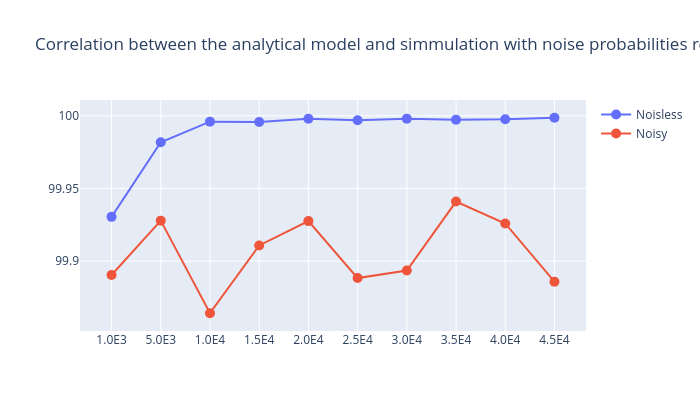

The notebook cell this image was saved under:
### Code cell
# Configuración del subplot
fig = go.Figure()
fig.add_trace(go.Scatter(x = df_reviewed['N_states'].values,
                 y = df_reviewed['MSE'].values,
                 name="Noisless"
                 ))
fig.add_trace(go.Scatter(
                 y = df_noisy['MSE'].values,
                 x = df_noisy['N_states'].values,
                name="Noisy"
                 ))
fig.update_traces(marker_size=10)
#fig.update_yaxes(range=[0,0.1])
fig.update_layout(
    title = 'Correlation between the analytical model and simmulation with noise probabilities reviewed by literature',
    height = 411,
    width = 700
)

### Figure 1 — Plotly figure (JSON) as saved in the notebook; plotly's stock layout.template omitted (floating-point values rounded to 4 significant figures)
{"data": [{"marker": {"size": 10}, "name": "Noisless", "type": "scatter", "x": ["1.0E3", "5.0E3", "1.0E4", "1.5E4", "2.0E4", "2.5E4", "3.0E4", "3.5E4", "4.0E4", "4.5E4"], "y": [99.93, 99.98, 100.0, 100.0, 100.0, 100.0, 100.0, 100.0, 100.0, 100.0]}, {"marker": {"size": 10}, "name": "Noisy", "type": "scatter", "x": ["1.0E3", "5.0E3", "1.0E4", "1.5E4", "2.0E4", "2.5E4", "3.0E4", "3.5E4", "4.0E4", "4.5E4"], "y": [99.89, 99.93, 99.86, 99.91, 99.93, 99.89, 99.89, 99.94, 99.93, 99.89]}], "layout": {"height": 411, "title": {"text": "Correlation between the analytical model and simmulation with noise probabilities reviewed by literature"}, "width": 700}}
